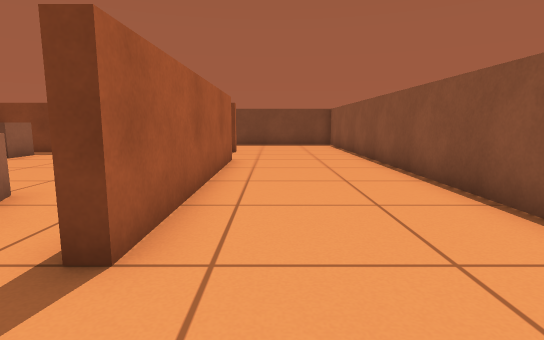
[1] (above)

16 first-person views from a walk through a robot-simulator world made for Gazebo. The camera is 0.57 m above the floor, tilts 8° down and sees 80° across. The floor is counted in squares, 0.5 m on a side. Each view is taken from the middle of a square. On the plan, view 1 faces up. The plan holds only what a view shows up to about 13 squares ahead; the rest is blank.

[2]
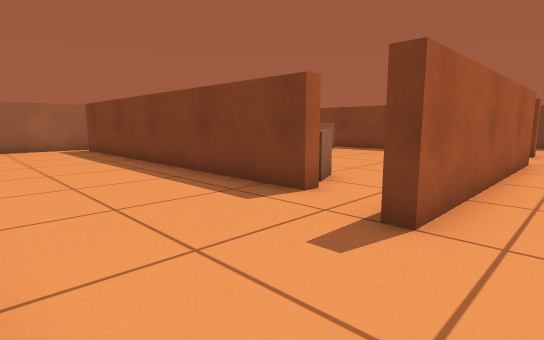

[3]
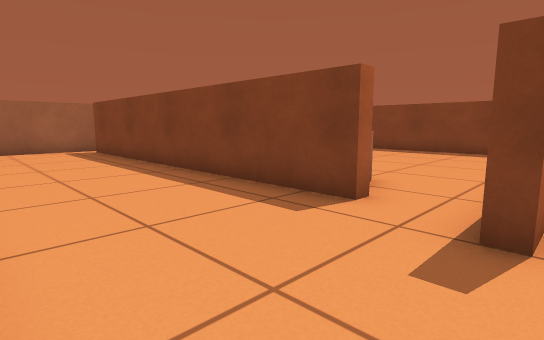

[4]
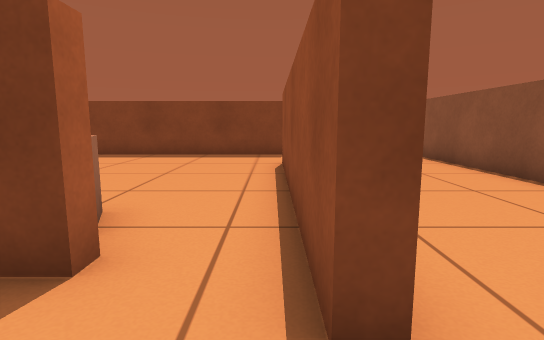

[5]
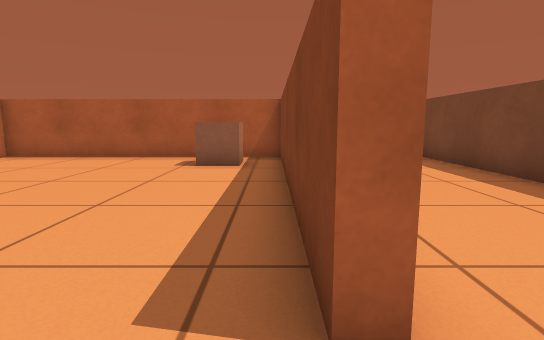

[6]
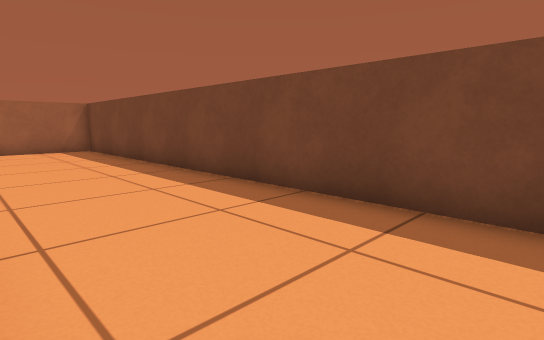

[7]
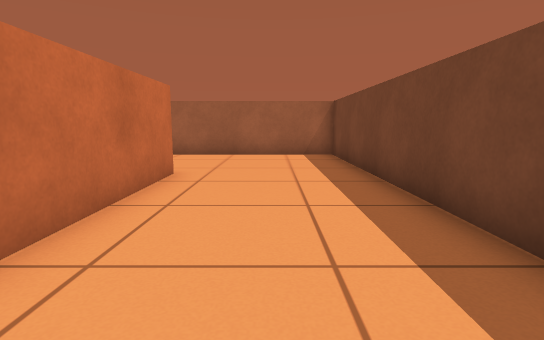

[8]
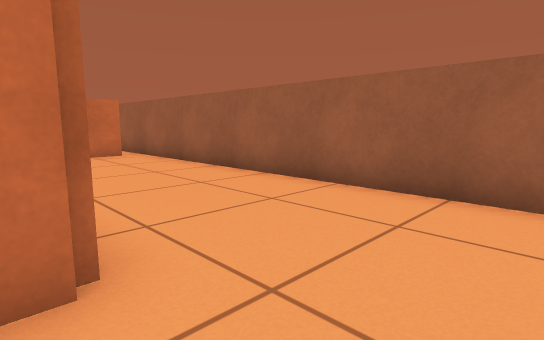

[9]
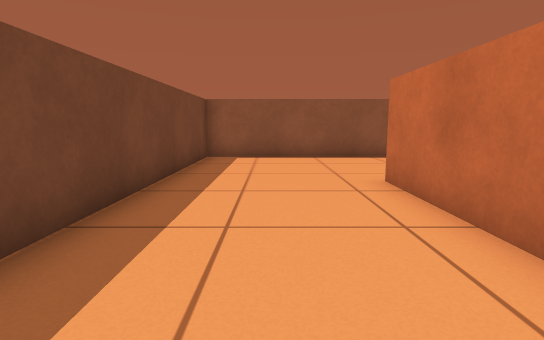

[10]
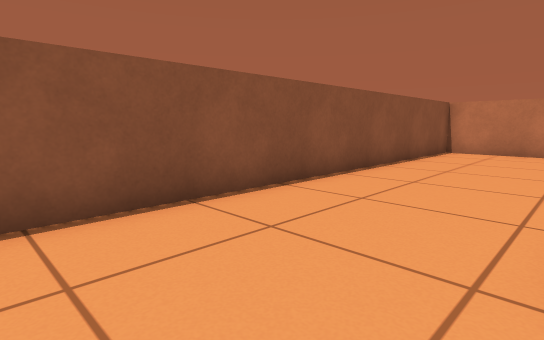

[11]
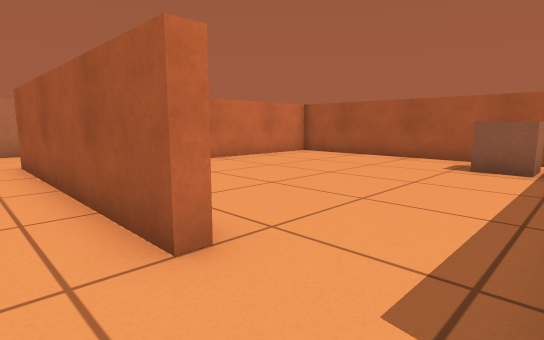

[12]
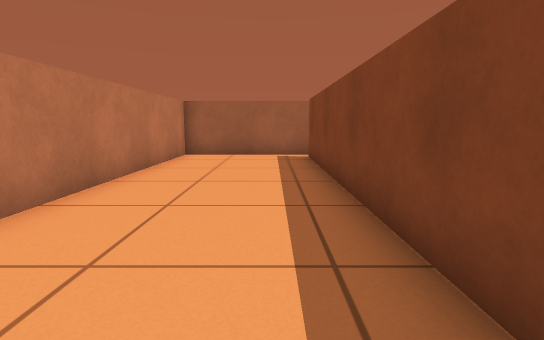

[13]
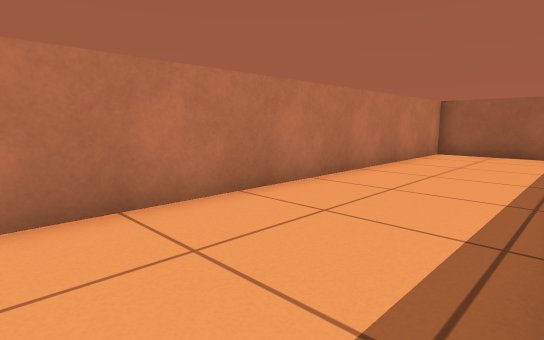

[14]
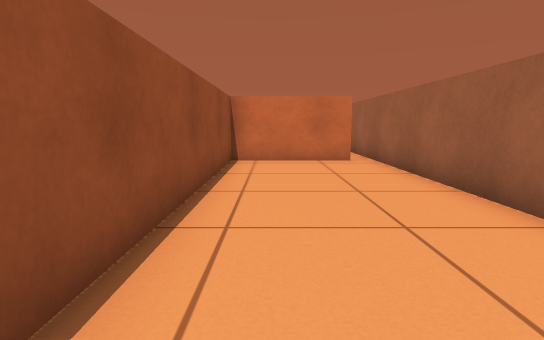

[15]
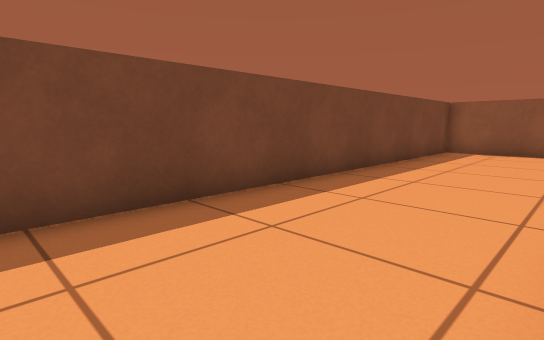

[16]
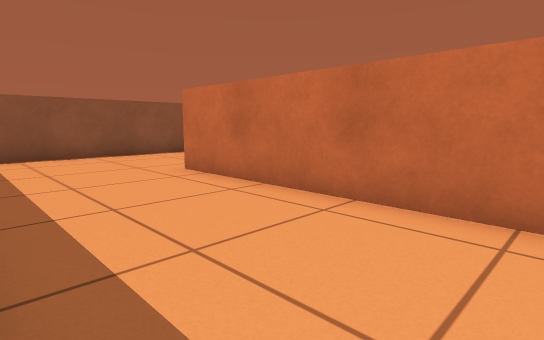

### Floor plan
Points are (right, up) in squares from view 1. A wall is a line through its corners. A room is listed if a view was taken in it or the views show most of it. See-through windows are left out.
Room 1 (views 1, 2, 3, 4, 5, 6, 7, 8, 9, 10, 11, 12, 13, 14, 15, 16)
walls: (-1.8, 10.5) (-1.3, 10.5) (-1.3, 2.5) (-1.7, 2.5) (-1.7, 9.9); (-5.4, 3.3) (-15.5, 3.3); (-9.4, 3.7) (-6.2, 3.7); (-11.3, 13.4) (-11.3, 3.6); (-11.6, 13.7) (-1.5, 13.7) (-1.5, 13.3) (-10.9, 13.3); (-15.6, 3.7) (-11.7, 3.7) (-11.7, 12.6); (0.2, -1.3) (3.3, -1.3) (3.3, 18.3) (-16.3, 18.3) (-16.3, -1.3) (-1.3, -1.3)
objects: brown box (-10, 11) to (-9, 12); brown box (-5, 4) to (-4, 5)

Positions as (right, up) in squares from view 1, and headings:
1: (0, 0), facing up
2: (0, -1), facing up-left
3: (-1, -1), facing up-left
4: (-2, 1), facing up
5: (0, 13), facing left
6: (-1, 14), facing up-left
7: (-4, 16), facing left
8: (-11, 16), facing down-left
9: (-8, 16), facing right
10: (-1, 13), facing down-right
11: (0, 13), facing down-left
12: (-4, 2), facing left
13: (-3, 3), facing down-left
14: (-13, 14), facing down
15: (-11, 14), facing up-right
16: (-9, 18), facing down-right
